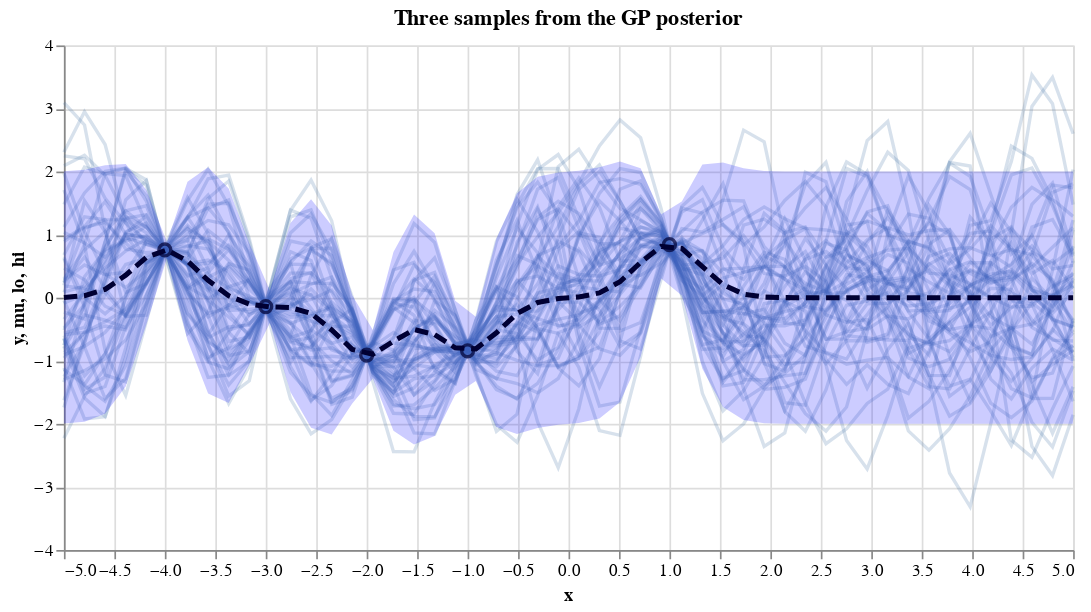

This figure's notebook cell:
### Code cell
num_generated_samples = 50
f_post = mu.reshape(-1,1) + np.dot(L, np.random.normal(size=(n,num_generated_samples)))
y_d = {f'y{i}': f_post[:,i] for i in np.arange(f_post.shape[1])}
test_df = pd.DataFrame({'x':Xtest.reshape((-1),), 'mu': mu, 'lo': mu-2*stdv,'hi': mu+2*stdv,**y_d})
train_df = pd.DataFrame({'x':Xtrain.reshape((-1,)), 'y':ytrain.reshape((-1,))})

# test_df = pd.DataFrame({'x': Xtest.reshape((-1,)), 'y': pd.DataFrame(y_d)})

base_train_c = alt.Chart(train_df) 

train_c = base_train_c.mark_point(size=50, color='black').encode(
    x='x:Q',
    y='y:Q')

base_test_c = alt.Chart(test_df)

test_c = base_test_c.mark_line(opacity = 0.2 + 1/num_generated_samples).transform_fold(
    fold= list(test_df.columns[4:]),
    as_=['category', 'y']
).encode(
    x='x:Q',
    y='y:Q',
#     color=alt.Color('category:N', legend=None)
    detail='category:N'
)

mu_c = base_test_c.mark_line(color='black', strokeDash=[8,4],size=3).encode(
    x='x:Q',
    y='mu:Q',
)

fill_c = base_test_c.mark_area(opacity=0.2, color='blue').encode(
    x='x:Q',
    y='lo:Q',
    y2='hi:Q'
)

# test_df = pd.DataFrame({'x': Xtest, 'y': f_post})
(test_c + train_c + mu_c  + fill_c ).properties(title='Three samples from the GP posterior', width=600)
